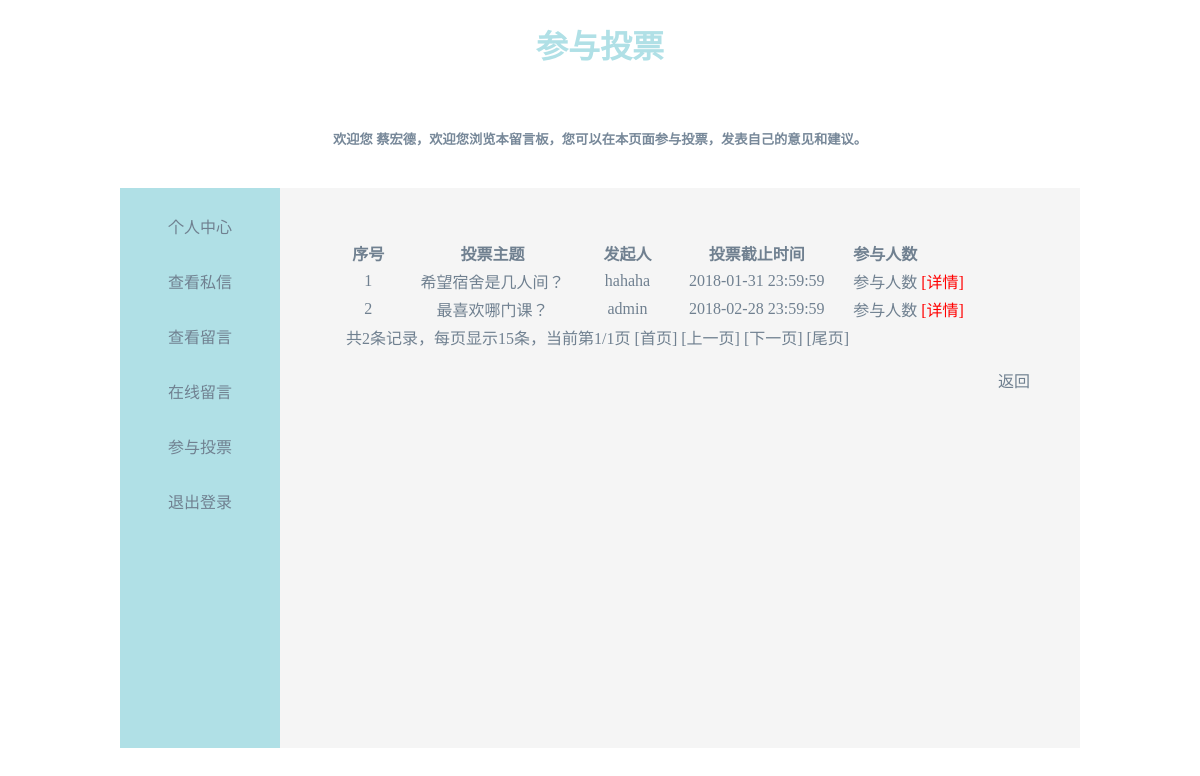
Page /vote.php (signed in) on the committed database.
### tables this page shows
CREATE TABLE IF NOT EXISTS `lyb_vote_main` (
  `id` int(11) NOT NULL AUTO_INCREMENT,
  `title` varchar(200) NOT NULL,
  `state` int(11) NOT NULL DEFAULT '1',
  `originater` varchar(20) NOT NULL,
  `start_time` datetime NOT NULL,
  `end_time` datetime NOT NULL,
  PRIMARY KEY (`id`)
);

### vote.php (the view, shortened to what this page needs)
<!DOCTYPE html>
<html>
<head>
	<link rel="stylesheet" type="text/css" href="css/lyb.css">
</head>
<body>
<center>
<div id="top">
	<h1>参与投票</h1><br/>
	<h5>欢迎您 <?php echo $_SESSION['user']; ?>，欢迎您浏览本留言板，您可以在本页面参与投票，发表自己的意见和建议。</h5><br/>
</div>
<div id="container">
	<div id="navi">
	<ul>
		<li><a href="person.php">个人中心</a></li>
		<li><a href="sx.php">查看私信</a></li>
		<li><a href="view.php">查看留言</a></li>
		<li><a href="message.php">在线留言</a></li>
		<li><a href="vote.php">参与投票</a></li>
		<li><a href="login.php?action=out">退出登录</a></li>
	</ul>
	</div>
	<div id="info">
		<table>
			<tr><th align=center>序号</th><th align=center>投票主题</th><th align=center>发起人</th><th align=center>投票截止时间</th><th align=center>参与人数</th></tr>
			<?php
				$each_disNums = 15;
				global $link;
				if (isset($_GET['page'])) {
					$current_page = $_GET['page'];
				}else{
					$current_page=1;
				}
				$sql = "select * from lyb_vote_main where state =1 order by end_time asc limit ".($current_page-1)*$each_disNums.",".$each_disNums;
				$result = mysqli_query($link,$sql);
				$num = 1;
				while ($row=mysqli_fetch_assoc($result)) {
					echo "<tr>";
					echo "<td align=center>".$num++."</td>";
					echo "<td align=center><a href='vote_action.php?id=".$row['id']."'>".$row['title']."</a></td>";
					echo "<td align=center><a href='send_sx.php?id=".$row['originater']."'>".$row['originater']."</a></td>";
					echo "<td align=center>".$row['end_time']."</td>";
					echo "<td align=center>"."参与人数"."</td>";
					echo "<td><a style='color:red' href='vote_info.php?id=".$row['id']."'>"."[详情]"."</a></td>";
					echo "</tr>";
				}
				echo "<tr><td colspan=4>";
				echo "</td></tr>";
			?>
		</table>
		<ul>
		<li align="right"><a href="#" onClick="javascript :history.go(-1);">返回</a></li>
		</ul>
	</div>
</div>
</body>
</html>

### css/lyb.css (style rules this page uses)
h1 { color: #B0E0E6; font-weight: bold; }
h5 { color: #778899; }
ul { list-style: none; }
a { text-decoration: none; color: #708090; }
#container { width: 910px; }
#navi { float: left; height: 410px; background: #B0E0E6; }
#navi li { height: 45px; width: 80px; padding-top: 10px; padding-right: 40px; }
#info { float: right; color: #708090; height: 400px; width: 750px; background-color: #F5F5F5; padding-top: 10px; }

### vote.php (style rules this page uses)
#container { width: 960px; }
#navi { height: 560px; }
#navi li { padding-right: 40px; }
#info { height: 510px; width: 750px; padding-top: 50px; padding-right: 50px; }

### rows in the picture
lyb_vote_main: title "希望宿舍是几人间？", originater "hahaha", end_time "2018-01-31 23:59:59"
lyb_vote_main: title "最喜欢哪门课？", originater "admin", end_time "2018-02-28 23:59:59"

### other values in the picture
$_SESSION['user'] "蔡宏德"
$subPageCss1Str "共2条记录，每页显示15条，当前第1/1页"
